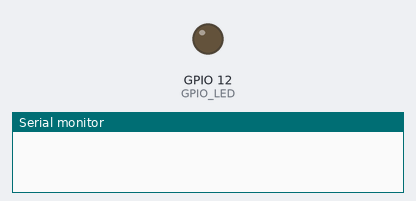
The sketch below on a simulated ESP32. Parts: output pins drawn as LEDs (lit = HIGH), the last lines printed to the serial monitor.

Above: at 0.1 s.
At 2.6 s:
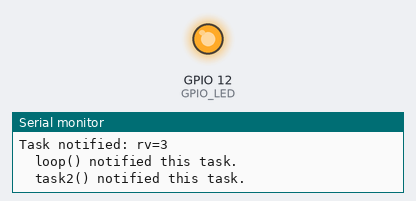
Timing chart, 0 to 42.0 s (numbered marks = the images above):
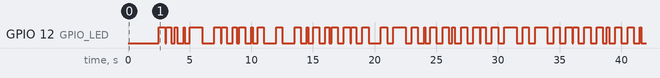

The sketch:

tasknotify4.ino
```cpp
#if CONFIG_FREERTOS_UNICORE
static BaseType_t app_cpu = 0;
#else
static BaseType_t app_cpu = 1;
#endif

#define GPIO_LED 12

static TaskHandle_t htask1;

static void task1(void *arg)
{
    uint32_t rv;
    BaseType_t rc;

    for (;;)
    {
        rc = xTaskNotifyWait(0, 0b0011, &rv, portMAX_DELAY);
        digitalWrite(GPIO_LED, digitalRead(GPIO_LED) ^ HIGH);
        printf("Task notified: rv=%u\n", unsigned(rv));
        if (rv & 0b0001)
            printf("  loop() notified this task.\n");
        if (rv & 0b0010)
            printf("  task2() notified this task.\n");
    }
}

static void task2(void *arg)
{
    unsigned count;
    BaseType_t rc;

    for (;; count += 100u)
    {
        delay(500 + count);
        rc = xTaskNotify(htask1, 0b0010, eSetBits);
        assert(rc == pdPASS);
    }
}

void setup()
{
    //int app_cpu = 0;
    BaseType_t rc;

    app_cpu = xPortGetCoreID();
    pinMode(GPIO_LED, OUTPUT);
    digitalWrite(GPIO_LED, LOW);

    delay(2000); // Allow USB to connect
    printf("tasknfy4.ino:\n");

    rc = xTaskCreatePinnedToCore(
        task1,   // Task function
        "task1", // Name
        3000,    // Stack size
        nullptr, // Parameters
        1,       // Priority
        &htask1, // handle
        app_cpu  // CPU
    );
    assert(rc == pdPASS);

    rc = xTaskCreatePinnedToCore(
        task2,   // Task function
        "task2", // Name
        3000,    // Stack size
        nullptr, // Parameters
        1,       // Priority
        nullptr, // no handle
        app_cpu  // CPU
    );
    assert(rc == pdPASS);
}

void loop()
{
    BaseType_t rc;

    delay(500);
    rc = xTaskNotify(htask1, 0b0001, eSetBits);
    assert(rc == pdPASS);
}
```

Measured:
- by itself, GPIO 12 (GPIO_LED): LOW → HIGH at 2.5 s, → LOW 0.50 s later, → HIGH 0.10 s later, → LOW 0.40 s later, … (86 changes in this stretch)
